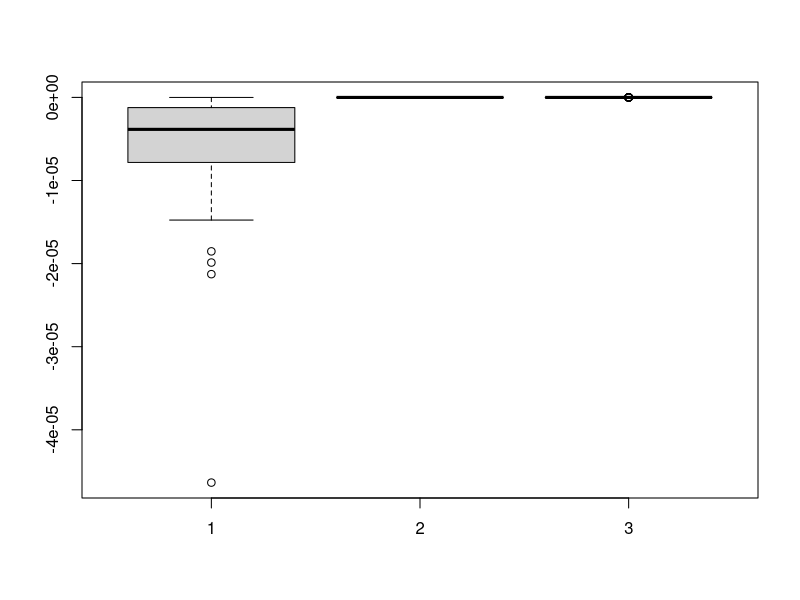
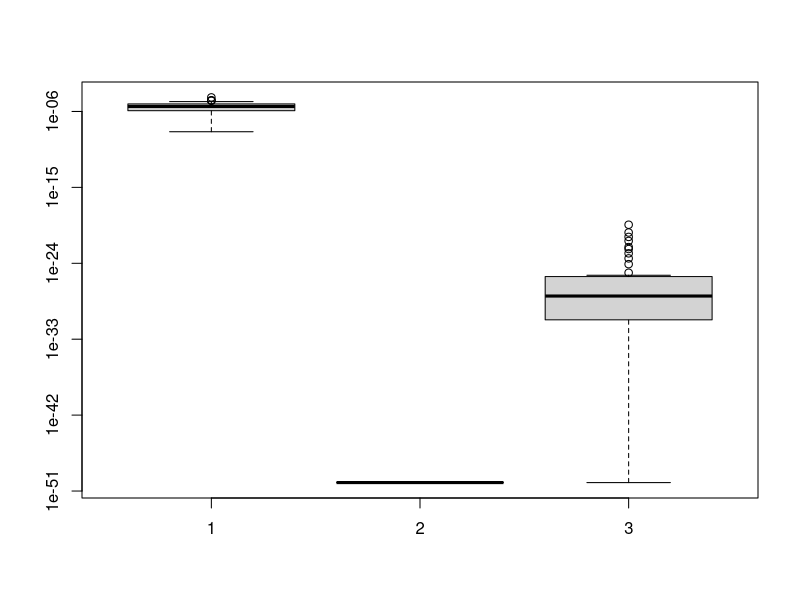

Here is the R script that generated these plots, in order:
rm(list = ls())

xmin = -10
xmax = 10
vmin = -0.5
vmax = 0.5

n_part = 100
n_var = 2
max_iter = 300
rodadas = 50

#particulas
X =  matrix (runif ( n_part *n_var, xmin, xmax), ncol = n_var)

#velocidades
V = matrix (runif ( n_part *n_var, vmin, vmax), ncol = n_var)

fobj = function(x){ # Banana
    x1 = x[1]
    x2 = x[2]
    -(100 * (x2 -(x1*x1))^2 + (1 - x1)^2)
}

res = NULL

pso = function(X, Y, V, xmin, xmax, vmin, vmax, n_part, n_var, max_iter, use='n'){
    c1 = c2 = 2.05

    #memoria
    Y = X

    fx = apply(X,1,fobj)

    gBest = X[which.max(fx),]

    if(use == 'k'){
        fi = c1 + c2
        k = 2/(abs(2-fi-sqrt((fi*fi) - 4*fi)))
    }
    else{
        k = 1
    }
    w = 1

    #X11()
    for (i in 1:max_iter){

        r1 = runif(1)
        r2 = runif(1)

        V = k*(w*V + c1 *r1* (Y-X) + c2 *r2* t(gBest - t(X)))
        V [V > vmax] = vmax
        V [V < vmin] = vmin

        if(use == 'w'){
            w = 1 - (i/max_iter)
        }

        X = X+V
        X [X > xmax] = xmax
        X [X < xmin] = xmin


        fx_novo = apply (X,1,fobj)
        pos = fx_novo > fx

        if(length(pos) > 0){
            Y[pos, ] = X[pos, ]
            fx[pos] = fx_novo[pos]
            gBest = Y[which.max(fx),]
        }
    }
    max(fx)
}

for(j in 1:rodadas){

    cat("\r", (j*100)/rodadas, "%")

    bestK = pso(X, Y, V, xmin, xmax, vmin, vmax, n_part, n_var, max_iter, 'k')
    bestW = pso(X, Y, V, xmin, xmax, vmin, vmax, n_part, n_var, max_iter, 'w')
    bestN = pso(X, Y, V, xmin, xmax, vmin, vmax, n_part, n_var, max_iter)

    res = rbind(res, c(bestN, bestW, bestK))
}


boxplot(res)
boxplot(abs(res - 1e-50), log="y")

tabela_grupos = NULL
for(g in 1:ncol(res)){
    tabela_grupos = rbind(tabela_grupos, cbind(g, res[,g]))
}

print(pairwise.wilcox.test(tabela_grupos[,2], tabela_grupos[,1]))

# banana